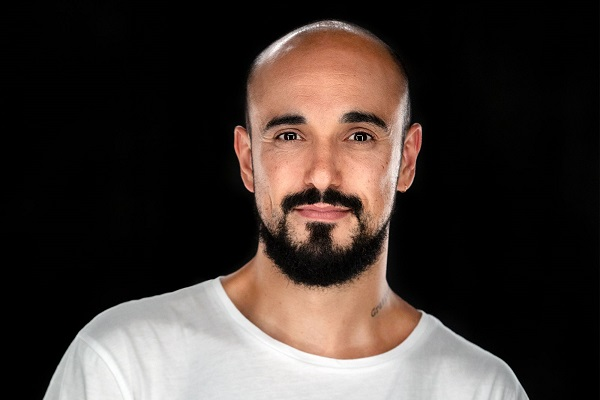
#> input picture Parte1/imagenes/abel.jpg, 600 x 400 px; its folder holds only this picture in this run
$ python -i fotoapp.py   (imports and definitions only)
#> lines starting #> are read from the running program, lines starting #| are printed output that depends on the picture
# -*- coding: utf-8 -*-
"""Proyecto 2 - PA.ipynb

Automatically generated by Colab.

Original file is located at
    https://colab.research.google.com/drive/1_B4jzoZxHFYpgVpsyV6kHxN0tTkxkk9M

##PROYECTO 2
###PARTE 1

###EJERCICIO 1
####Escribir una función que reciba como parámetros dos strings, uno contendrá la ruta para acceder a una imagen (Drive o URL), y el otro una palabra clave, que podrá ser “Youtube, Instagram, Twitter o Facebook”. La función debe leer/abrir la foto y redimensionar la imagen al tamaño adecuado especificado como parámetro para cada una de las palabras clave (busque las dimensiones recomendadas de cada aplicación).
Nota: Tenga en cuenta la escala, no queremos que la foto se distorsione.
"""


from PIL import Image # Importamos el modulo Image de Pillow para poder trabajar


ruta_imagen = "./imagenes/"

# [41 lines left out: function redimensionar_imagen, not called in this run]

"""###EJERCICIO 2
####Crear una función que ajuste el contraste de la foto utilizando su histograma. Probarla con una foto oscura y con otra con exceso de luz. Mostrar la foto original y la ecualizada en una misma figura y guardarla en ambos casos (Adjuntar las figuras a la solución del proyecto).
"""

import matplotlib.pyplot as plt
import numpy as np

# [49 lines left out: function ajustar_contraste, not called in this run]

"""###EJERCICIO 3
####Programar una función que aplique los 9 filtros de Pillow de la siguiente tabla. La función debe incluir en sus parámetros el nombre del filtro que el usuario quiere usar. Mostrar y guardar la foto resultante. Además, mostrar la foto original y las 9 resultantes si se aplicaran todos los filtros en una misma figura y guardarla en ambos casos.
Filtros: ORIGINAL, BLUR, CONTOUR, DETAIL, EDGE_ENHANCE, EDGE_ENHANCE_MORE, EMBOSS, FIND_EDGES, SHARPEN, SMOOTH
Nota: Ponerle como título a cada foto el nombre del filtro, e indicar al usuario cuál fue el filtro que eligió (por ejemplo con el color del título diferente).
"""

from PIL import Image, ImageFilter
import matplotlib.pyplot as plt

# [65 lines left out: function aplicar_filtros, not called in this run]


"""###EJERCICIO 4
####Caso hipotético: Se llevó a cabo un análisis de usuarios que demostró que el 35% de los posibles futuros usuarios son pintores que compartirían fotos de sus trabajos allí, por lo cual les pedimos que diseñen una funcionalidad en Python para asistirlos.
El objetivo es que cuando el algoritmo identifica con IA que la foto leída es de una persona (suponga que hay otra función que ya ha hecho este paso previo con una variable persona=True), ayude a los usuarios a dibujar el boceto de la persona de la foto. Prueben su función con una foto de un personaje de su elección.
"""

from PIL import ImageFilter, ImageOps, ImageEnhance

def boceto_persona(ruta, persona=True, invertir=True):
#> called with ruta = 'imagenes/abel.jpg', persona = True, invertir = True
    if not persona:
        print("No se detectó una persona, no se aplican filtros.")
        return Image.open(ruta)


    # Abrimos imagen y convertimos a escala de grises
    img = Image.open(ruta)
#> img is the input picture: PIL image 600x400 RGB; mean R, G, B 64.6, 54.7, 50.1

    gris = img.convert("L")
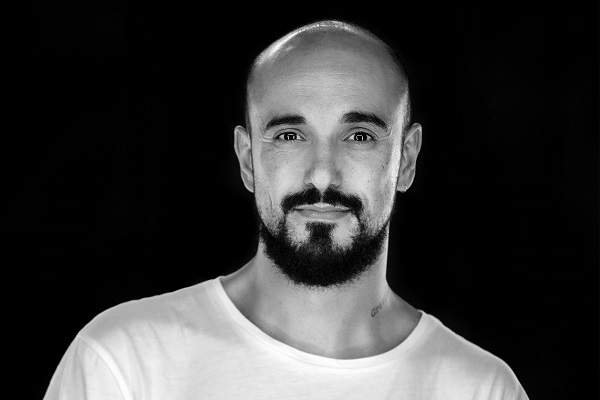
#> gris: PIL image 600x400 L; min 0, max 255, mean 57.1

    # Aplicamos desenfoque
    blur = gris.filter(ImageFilter.GaussianBlur(radius=2))
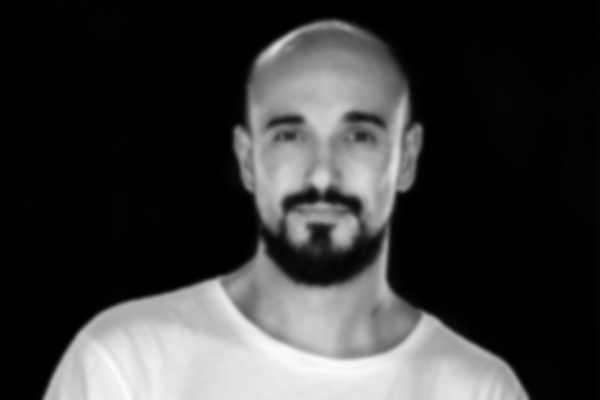
#> blur: PIL image 600x400 L; min 0, max 251, mean 57.1

    # Detección bordes
    edges = blur.filter(ImageFilter.FIND_EDGES)
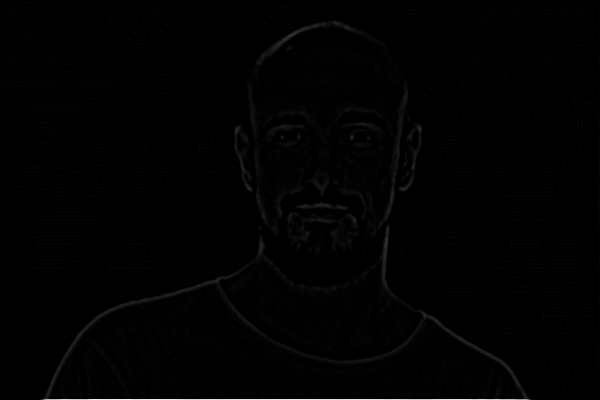
#> edges: PIL image 600x400 L; min 0, max 250, mean 1.8

    # Inversión para tener líneas blancas
    if invertir:
        edges = ImageOps.invert(edges)
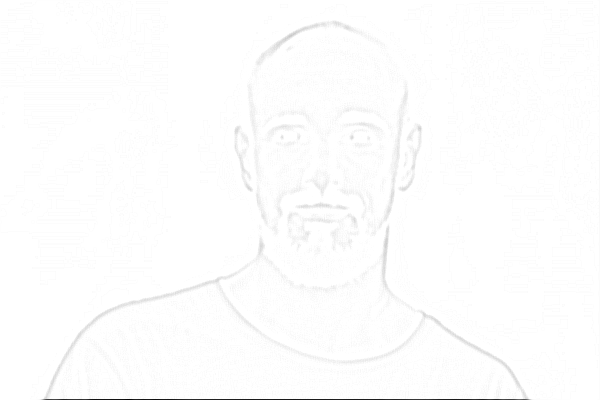
#> edges: PIL image 600x400 L; min 5, max 255, mean 253.2

    # Aumento de contraste
    enhancer = ImageEnhance.Contrast(edges)
    boceto = enhancer.enhance(2.5)


    # Creacion de figuras para mostrar los resultados
    plt.figure(figsize=(10,5))
    plt.subplot(1,2,1)
    plt.title("Original")
    plt.imshow(img)
    plt.axis("off")

    plt.subplot(1,2,2)
    plt.title("Boceto generado")
    plt.imshow(boceto, cmap="gray")
    plt.axis("off")
    plt.savefig(ruta_imagen + "boceto.jpg", dpi=150, bbox_inches='tight')
    #plt.show()
    plt.close()
    return

"""###EJERCICIO 5
####Crear un menú de opciones que le permita al usuario hacer todas las operaciones, tener en cuenta que para todas las opciones es necesario pasar primero por la función 1, por lo cual, asistan al usuario para que no se salte la lectura de las imágenes y usen excepciones en sus funciones para validarlo.
"""

# Carga de imagen de una carpeta de colab
import os

ruta_imagen_cargada = None

# [96 lines left out: functions cargar_imagen, verificar_imagen_cargada, menu, not called in this run]

>>> result = boceto_persona('imagenes/abel.jpg')
